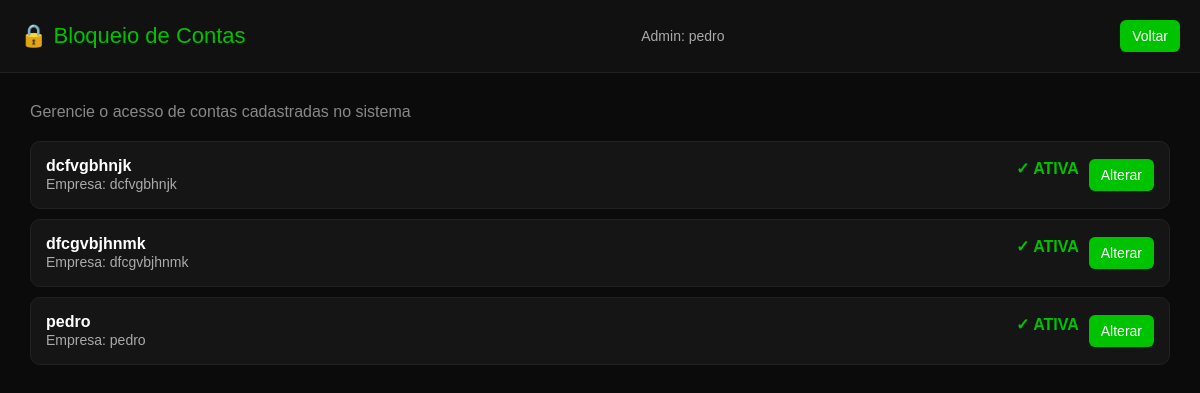
Screenshot of /contas/ (signed in) with the database file from the repository.
### home/models.py (models this page shows, shortened)
class Membership(models.Model):
    user = models.ForeignKey(User, on_delete=models.CASCADE)
    company = models.ForeignKey(Company, on_delete=models.CASCADE)
    is_admin = models.BooleanField(default=False)
    is_active = models.BooleanField(default=True)  # <- isso aqui
    expires_at = models.DateTimeField(null=True, blank=True)
    class Meta:
        unique_together = ('user', 'company')

class Company(models.Model):
    name = models.CharField(max_length=100)
    description = models.TextField(blank=True, null=True)
    contato = models.CharField(max_length=200, blank=True, null=True)
    active = models.BooleanField(default=True)
    paid = models.BooleanField(default=False)

### home/views.py (the view)
# urls.py: path('contas/', lista_contas, name='lista_contas'),
@login_required
def lista_contas(request):
    contas = Membership.objects.all()
    return render(request, "core/lista_contas.html", {"contas": contas})

### home/templates/core/lista_contas.html (shortened to what this page needs)
{% load static %}
<!DOCTYPE html>
<html lang="pt-br">
<head>
</head>
<body>
<div class="header">
    <div class="title">🔒 Bloqueio de Contas</div>
    <div class="info">
        Admin: {{ user.username }}
    </div>
    <a href="{% url 'controle' %}">
        <button class="btn">Voltar</button>
    </a>
</div>
<div class="container">
    <div class="top-bar">
        Gerencie o acesso de contas cadastradas no sistema
    </div>
    {% for conta in contas %}
        <div class="card">
            <div class="card-info">
                <strong>{{ conta.user.username }}</strong><br>
                <span class="info">Empresa: {{ conta.company.name }}</span>
            </div>
            <div class="card-actions">
                {% if conta.is_active %}
                    <span class="status-ativa">✓ ATIVA</span>
                {% else %}
                    <span class="status-bloqueada">✗ BLOQUEADA</span>
                {% endif %}
                {% if not conta.user.is_superuser %}
                    <a href="{% url 'toggle_conta' conta.id %}" class="btn">Alterar</a>
                {% else %}
                    <span class="info" style="padding: 8px 12px;">Superuser</span>
                {% endif %}
            </div>
        </div>
    {% endfor %}
</div>
</body>
</html>

### home/templates/core/lista_contas.html (style rules this page uses)
body { margin: 0; font-family: Arial, sans-serif; background: #0b0b0b; color: white; }
.header { padding: 20px; background: #111; border-bottom: 1px solid #222; display: flex; justify-content: space-between; align-items: center; }
.title { font-size: 22px; color: rgb(0, 195, 0); }
.container { padding: 30px; }
.card { background: #151515; border: 1px solid #222; padding: 15px; margin-bottom: 10px; border-radius: 10px; display: flex; justify-content: space-between; align-items: center; }
.btn { background: rgb(0, 195, 0); color: white; padding: 8px 12px; border-radius: 6px; text-decoration: none; font-size: 14px; border: none; cursor: pointer; }
.info { font-size: 14px; color: #aaa; }
.top-bar { margin-bottom: 20px; color: #888; }
.status-ativa { color: rgb(0, 195, 0); font-weight: bold; }
.card-info { flex-grow: 1; }
.card-actions { display: flex; gap: 10px; }

### rows the page displays
Membership: user.username "dcfvgbhnjk", company.name "dcfvgbhnjk", is_active "✓ ATIVA", shows "Alterar"
Membership: user.username "dfcgvbjhnmk", company.name "dfcgvbjhnmk", is_active "✓ ATIVA", shows "Alterar"
Membership: user.username "pedro", company.name "pedro", is_active "✓ ATIVA", shows "Alterar"

### other values shown
{{ user.username }} "pedro"
